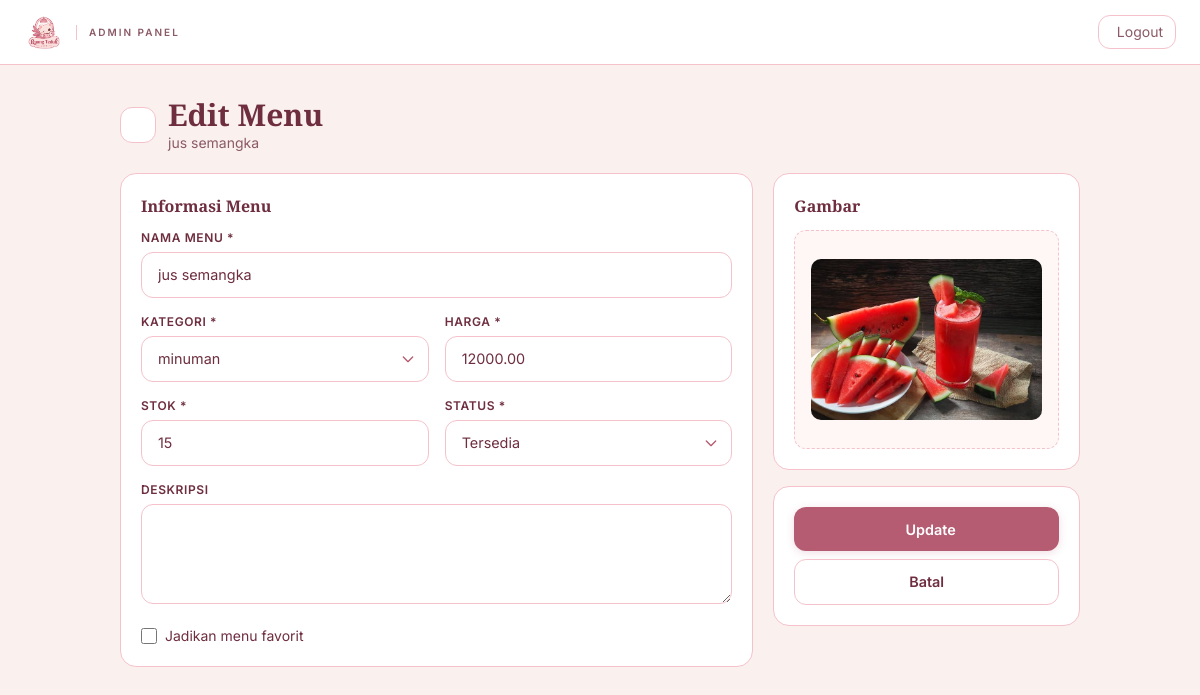
Screenshot of /admin/menu_edit.php?id=1 (signed in) with the database file from the repository.
### tables this page shows
CREATE TABLE `menu` (
  `id` int(11) UNSIGNED NOT NULL,
  `kategori_id` int(11) UNSIGNED NOT NULL,
  `nama_menu` varchar(100) NOT NULL,
  `slug` varchar(120) NOT NULL,
  `deskripsi` text DEFAULT NULL,
  `harga` decimal(12,2) NOT NULL DEFAULT 0.00,
  `stok` int(11) NOT NULL DEFAULT 0,
  `gambar` varchar(255) DEFAULT NULL,
  `is_featured` tinyint(1) NOT NULL DEFAULT 0,
  `status` enum('tersedia','habis','nonaktif') NOT NULL DEFAULT 'tersedia',
  `created_at` timestamp NOT NULL DEFAULT current_timestamp(),
  `updated_at` timestamp NOT NULL DEFAULT current_timestamp() ON UPDATE current_timestamp()
);

CREATE TABLE `kategori` (
  `id` int(11) UNSIGNED NOT NULL,
  `nama_kategori` varchar(50) NOT NULL,
  `slug` varchar(60) NOT NULL,
  `deskripsi` text DEFAULT NULL,
  `urutan` int(11) NOT NULL DEFAULT 0,
  `is_active` tinyint(1) NOT NULL DEFAULT 1,
  `created_at` timestamp NOT NULL DEFAULT current_timestamp()
);

### admin/menu_edit.php (the view, shortened to what this page needs)
<?php
require_once '../includes/auth.php';
$id = (int)$_GET['id'];
$q = mysqli_query($koneksi, "SELECT * FROM menu WHERE id = $id");
$m = mysqli_fetch_assoc($q);
$kategori_list = mysqli_query($koneksi, "SELECT * FROM kategori WHERE is_active = 1 ORDER BY urutan");
include '../includes/header.php';
?>
<div class="min-h-screen bg-cream">
    <nav class="bg-white border-b border-border-pink py-3 px-6 sticky top-0 z-50">
        <div class="flex items-center justify-between">
            <a href="<?= $base_url; ?>admin/dashboard.php" class="flex items-center gap-3">
                <img src="<?= $base_url; ?>assets/logo-brand.png" alt="Ruang Teduh" class="h-10 w-auto object-contain">
                <span class="hidden md:inline text-[10px] uppercase tracking-[2px] text-berry-soft font-semibold pl-3 border-l border-border-pink">Admin Panel</span>
            </a>
            <a href="<?= $base_url; ?>admin/logout.php" class="inline-flex items-center gap-1.5 px-3 py-1.5 rounded-md border border-border-pink text-sm text-berry-soft hover:border-rose-dusty hover:text-rose-dusty transition-colors">
                <i class="ph ph-sign-out"></i> Logout
            </a>
        </div>
    </nav>
    <div class="max-w-5xl mx-auto p-6 lg:p-8">
        <div class="flex items-center gap-3 mb-5">
            <a href="<?= $base_url; ?>admin/menu.php" class="w-9 h-9 rounded-md bg-white border border-border-pink flex items-center justify-center text-berry hover:border-rose-dusty hover:text-rose-dusty transition-colors">
            </a>
            <div>
                <h1 class="font-display text-2xl md:text-3xl font-bold text-berry">Edit Menu</h1>
                <p class="text-sm text-berry-soft"><?= htmlspecialchars($m['nama_menu']); ?></p>
            </div>
        </div>
        <form method="POST" enctype="multipart/form-data" class="grid lg:grid-cols-3 gap-5">
            <div class="lg:col-span-2 bg-white rounded-lg border border-border-pink p-5">
                <h2 class="font-display text-base font-bold text-berry mb-3">Informasi Menu</h2>
                <div class="grid sm:grid-cols-2 gap-4">
                    <div class="sm:col-span-2">
                        <label class="block text-xs font-semibold text-berry mb-1.5 uppercase tracking-wider">Nama Menu *</label>
                        <input type="text" name="nama_menu" required class="input-cafe" value="<?= htmlspecialchars($m['nama_menu']); ?>">
                    </div>
                    <div>
                        <label class="block text-xs font-semibold text-berry mb-1.5 uppercase tracking-wider">Kategori *</label>
                        <select name="kategori_id" required class="input-cafe">
                            <?php while ($k = mysqli_fetch_assoc($kategori_list)): ?>
                                <option value="<?= $k['id']; ?>" <?= $m['kategori_id'] == $k['id'] ? 'selected' : ''; ?>>
                                    <?= htmlspecialchars($k['nama_kategori']); ?>
                                </option>
                            <?php endwhile; ?>
                        </select>
                    </div>
                    <div>
                        <label class="block text-xs font-semibold text-berry mb-1.5 uppercase tracking-wider">Harga *</label>
                        <input type="number" name="harga" required min="0" step="500" class="input-cafe" value="<?= $m['harga']; ?>">
                    </div>
                    <div>
                        <label class="block text-xs font-semibold text-berry mb-1.5 uppercase tracking-wider">Stok *</label>
                        <input type="number" name="stok" required min="0" class="input-cafe" value="<?= $m['stok']; ?>">
                    </div>
                    <div>
                        <label class="block text-xs font-semibold text-berry mb-1.5 uppercase tracking-wider">Status *</label>
                        <select name="status" required class="input-cafe">
                            <option value="tersedia" <?= $m['status']=='tersedia'?'selected':''; ?>>Tersedia</option>
                        </select>
                    </div>
                    <div class="sm:col-span-2">
                        <label class="block text-xs font-semibold text-berry mb-1.5 uppercase tracking-wider">Deskripsi</label>
                        <textarea name="deskripsi" rows="3" class="input-cafe"><?= htmlspecialchars($m['deskripsi']); ?></textarea>
                    </div>
                    <div class="sm:col-span-2">
                        <label class="flex items-center gap-2 cursor-pointer">
                            <input type="checkbox" name="is_featured" <?= $m['is_featured']?'checked':''; ?> class="w-4 h-4 rounded text-rose-dusty">
                            <span class="text-sm text-berry">Jadikan menu favorit</span>
                        </label>
                    </div>
                </div>
            </div>
            <div class="space-y-4">
                <div class="bg-white rounded-lg border border-border-pink p-5">
                    <h2 class="font-display text-base font-bold text-berry mb-3">Gambar</h2>
                    <label class="upload-area block cursor-pointer">
                        <img id="imagePreview" class="upload-preview <?= empty($m['gambar']) ? 'hidden' : ''; ?>"
                             src="<?= !empty($m['gambar']) ? $base_url.'assets/uploads/menu/'.htmlspecialchars($m['gambar']) : ''; ?>"
                             alt="Preview">
                    </label>
                </div>
                <div class="bg-white rounded-lg border border-border-pink p-5">
                    <button type="submit" class="btn-primary-cafe w-full">
                        <i class="ph ph-check"></i> Update
                    </button>
                    <a href="<?= $base_url; ?>admin/menu.php" class="btn-outline-cafe w-full mt-2">Batal</a>
                </div>
            </div>
        </form>
    </div>
</div>
<?php include '../includes/footer.php'; ?>

### assets/css/style.css (style rules this page uses)
:root { --rose-dusty: #B55B72; --rose-dark: #A94F67; --rose-soft: #C97A8E; --blush: #F7C8D0; --blush-light:#FADDE2; --cream: #FAF0EE; --cream-alt: #FFF6F6; --berry: #6E2E3F; --berry-soft: #8B5A66; --border-pink:#F5C2CB; --white: #FFFFFF; --shadow-xs: 0 1px 2px rgba(110, 46, 63, 0.04); --shadow-sm: 0 2px 6px rgba(110, 46, 63, 0.06); --shadow-md: 0 4px 14px rgba(110, 46, 63, 0.08); --shadow-lg: 0 12px 32px rgba(110, 46, 63, 0.10); }
* { -webkit-font-smoothing: antialiased; -moz-osx-font-smoothing: grayscale; box-sizing: border-box; }
html { scroll-behavior: smooth; }
body { font-family: 'Inter', system-ui, -apple-system, sans-serif; background-color: var(--cream); color: var(--berry); line-height: 1.6; font-size: 15px; overflow-x: hidden; }
h1, h2, h3, h4, h5, h6 { font-family: 'Playfair Display', Georgia, serif; font-weight: 700; color: var(--berry); line-height: 1.25; }
a { text-decoration: none; color: inherit; transition: color 150ms ease; }
.btn-primary-cafe { display: inline-flex; align-items: center; justify-content: center; gap: 0.5rem; padding: 0.7rem 1.5rem; background: var(--rose-dusty); color: var(--white); border: none; border-radius: 12px; font-weight: 600; font-size: 0.9rem; cursor: pointer; transition: background-color 200ms ease, transform 200ms ease; box-shadow: 0 2px 8px rgba(181, 91, 114, 0.20); }
.btn-outline-cafe { display: inline-flex; align-items: center; justify-content: center; gap: 0.5rem; padding: 0.7rem 1.5rem; background: transparent; color: var(--berry); border: 1.5px solid var(--border-pink); border-radius: 12px; font-weight: 600; font-size: 0.9rem; cursor: pointer; transition: all 200ms ease; }
.input-cafe { width: 100%; padding: 0.7rem 1rem; border: 1.5px solid var(--border-pink); border-radius: 12px; background: var(--white); color: var(--berry); font-size: 0.9rem; font-family: inherit; transition: border-color 150ms ease, box-shadow 150ms ease; }
.input-cafe::placeholder { color: var(--berry-soft); opacity: 0.55; }
textarea.input-cafe { resize: vertical; min-height: 100px; line-height: 1.6; }
select.input-cafe { appearance: none; background-repeat: no-repeat; background-position: right 0.75rem center; background-size: 1rem; padding-right: 2.5rem; }
.upload-area { display: block; border: 1.5px dashed var(--border-pink); border-radius: 12px; padding: 1.75rem 1rem; text-align: center; background: var(--cream-alt); cursor: pointer; transition: all 200ms ease; }
.upload-preview { width: 100%; max-height: 220px; object-fit: cover; border-radius: 10px; margin: 0 auto; display: block; }

### rows the page displays
menu: nama_menu "jus semangka", kategori_id "minuman", harga "12000.00", stok "15", status "Tersedia", gambar (picture)
